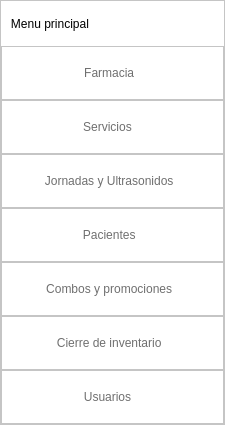
           <widget class="QFrame" name="frame_21">
            <property name="sizePolicy">
             <sizepolicy hsizetype="Fixed" vsizetype="Fixed">
              <horstretch>0</horstretch>
              <verstretch>0</verstretch>
             </sizepolicy>
            </property>
            <property name="minimumSize">
             <size>
              <width>225</width>
              <height>425</height>
             </size>
            </property>
            <property name="maximumSize">
             <size>
              <width>16777215</width>
              <height>425</height>
             </size>
            </property>
            <property name="styleSheet">
             <string notr="true">background-color: rgb(255, 255, 255);</string>
            </property>
            <property name="frameShape">
             <enum>QFrame::StyledPanel</enum>
            </property>
            <property name="frameShadow">
             <enum>QFrame::Raised</enum>
            </property>
            <layout class="QVBoxLayout" name="verticalLayout_8">
             <property name="spacing">
              <number>0</number>
             </property>
             <property name="leftMargin">
              <number>0</number>
             </property>
             <property name="topMargin">
              <number>0</number>
             </property>
             <property name="rightMargin">
              <number>0</number>
             </property>
             <property name="bottomMargin">
              <number>0</number>
             </property>
             <item>
              <widget class="QLabel" name="label_11">
               <property name="minimumSize">
                <size>
                 <width>0</width>
                 <height>25</height>
                </size>
               </property>
               <property name="maximumSize">
                <size>
                 <width>16777215</width>
                 <height>45</height>
                </size>
               </property>
               <property name="styleSheet">
                <string notr="true">color: rgb(0, 0, 0);
font: bold 9pt &quot;Nunito&quot;;</string>
               </property>
               <property name="text">
                <string>   Menu principal</string>
               </property>
              </widget>
             </item>
             <item>
              <widget class="QFrame" name="frame_26">
               <property name="minimumSize">
                <size>
                 <width>0</width>
                 <height>45</height>
                </size>
               </property>
               <property name="frameShape">
                <enum>QFrame::StyledPanel</enum>
               </property>
               <property name="frameShadow">
                <enum>QFrame::Raised</enum>
               </property>
               <layout class="QHBoxLayout" name="horizontalLayout_19">
                <property name="spacing">
                 <number>0</number>
                </property>
                <property name="leftMargin">
                 <number>0</number>
                </property>
                <property name="topMargin">
                 <number>0</number>
                </property>
                <property name="rightMargin">
                 <number>0</number>
                </property>
                <property name="bottomMargin">
                 <number>0</number>
                </property>
                <item>
                 <widget class="QPushButton" name="btn_modulo_farmacia">
                  <property name="minimumSize">
                   <size>
                    <width>100</width>
                    <height>50</height>
                   </size>
                  </property>
                  <property name="layoutDirection">
                   <enum>Qt::LeftToRight</enum>
                  </property>
                  <property name="styleSheet">
                   <string notr="true">QPushButton{
border:Opx;
color: rgb(111, 111, 111);
font: bold 9pt &quot;Nunito&quot;;
}

QPushButton:hover{
background-color: rgb(248, 244, 244);
color: rgb(0, 0, 0);
font: bold 9pt &quot;Nunito&quot;;
}

</string>
                  </property>
                  <property name="text">
                   <string> Farmacia</string>
                  </property>
                  <property name="icon">
                   <iconset>
                    <normaloff>InterfaceImages/farmacia.png</normaloff>InterfaceImages/farmacia.png</iconset>
                  </property>
                  <property name="iconSize">
                   <size>
                    <width>25</width>
                    <height>25</height>
                   </size>
                  </property>
                 </widget>
                </item>
                <item>
                 <widget class="QFrame" name="FrameFarm">
                  <property name="minimumSize">
                   <size>
                    <width>10</width>
                    <height>0</height>
                   </size>
                  </property>
                  <property name="maximumSize">
                   <size>
                    <width>10</width>
                    <height>16777215</height>
                   </size>
                  </property>
                  <property name="styleSheet">
                   <string notr="true">QFrame {
    border-top-right-radius:25px;
	border-bottom-right-radius:25px;
}</string>
                  </property>
                  <property name="frameShape">
                   <enum>QFrame::StyledPanel</enum>
                  </property>
                  <property name="frameShadow">
                   <enum>QFrame::Raised</enum>
                  </property>
                 </widget>
                </item>
               </layout>
              </widget>
             </item>
             <item>
              <widget class="QFrame" name="frame_27">
               <property name="minimumSize">
                <size>
                 <width>0</width>
                 <height>45</height>
                </size>
               </property>
               <property name="frameShape">
                <enum>QFrame::StyledPanel</enum>
               </property>
               <property name="frameShadow">
                <enum>QFrame::Raised</enum>
               </property>
               <layout class="QHBoxLayout" name="horizontalLayout_18">
                <property name="spacing">
                 <number>0</number>
                </property>
                <property name="leftMargin">
                 <number>0</number>
                </property>
                <property name="topMargin">
                 <number>0</number>
                </property>
                <property name="rightMargin">
                 <number>0</number>
                </property>
                <property name="bottomMargin">
                 <number>0</number>
                </property>
                <item>
                 <widget class="QPushButton" name="btn_modulo_terapias">
                  <property name="minimumSize">
                   <size>
                    <width>0</width>
                    <height>50</height>
                   </size>
                  </property>
                  <property name="styleSheet">
                   <string notr="true">QPushButton{
border:Opx;
color: rgb(111, 111, 111);
font: bold 9pt &quot;Nunito&quot;;
}

QPushButton:hover{
background-color: rgb(248, 244, 244);
color: rgb(0, 0, 0);
font: bold 9pt &quot;Nunito&quot;;
}


</string>
                  </property>
                  <property name="text">
                   <string>Servicios</string>
                  </property>
                  <property name="icon">
                   <iconset>
                    <normaloff>InterfaceImages/divan.png</normaloff>InterfaceImages/divan.png</iconset>
                  </property>
                  <property name="iconSize">
                   <size>
                    <width>25</width>
                    <height>25</height>
                   </size>
                  </property>
                 </widget>
                </item>
                <item>
                 <widget class="QFrame" name="FrameTera">
                  <property name="minimumSize">
                   <size>
                    <width>10</width>
                    <height>0</height>
                   </size>
                  </property>
                  <property name="maximumSize">
                   <size>
                    <width>10</width>
                    <height>16777215</height>
                   </size>
                  </property>
                  <property name="styleSheet">
                   <string notr="true">QFrame {
    border-top-right-radius:25px;
	border-bottom-right-radius:25px;
}</string>
                  </property>
                  <property name="frameShape">
                   <enum>QFrame::StyledPanel</enum>
                  </property>
                  <property name="frameShadow">
                   <enum>QFrame::Raised</enum>
                  </property>
                 </widget>
                </item>
               </layout>
              </widget>
             </item>
             <item>
              <widget class="QFrame" name="frame_28">
               <property name="minimumSize">
                <size>
                 <width>0</width>
                 <height>45</height>
                </size>
               </property>
               <property name="frameShape">
                <enum>QFrame::StyledPanel</enum>
               </property>
               <property name="frameShadow">
                <enum>QFrame::Raised</enum>
               </property>
               <layout class="QHBoxLayout" name="horizontalLayout_20">
                <property name="spacing">
                 <number>0</number>
                </property>
                <property name="leftMargin">
                 <number>0</number>
                </property>
                <property name="topMargin">
                 <number>0</number>
                </property>
                <property name="rightMargin">
                 <number>0</number>
                </property>
                <property name="bottomMargin">
                 <number>0</number>
                </property>
                <item>
                 <widget class="QPushButton" name="btn_modulo_jornadas">
                  <property name="minimumSize">
                   <size>
                    <width>0</width>
                    <height>50</height>
                   </size>
                  </property>
                  <property name="styleSheet">
                   <string notr="true">QPushButton{
border:Opx;
color: rgb(111, 111, 111);
font: bold 9pt &quot;Nunito&quot;;
}

QPushButton:hover{
background-color: rgb(248, 244, 244);
color: rgb(0, 0, 0);
font: bold 9pt &quot;Nunito&quot;;
}

</string>
                  </property>
                  <property name="text">
                   <string> Jornadas y Ultrasonidos</string>
                  </property>
                  <property name="icon">
                   <iconset>
                    <normaloff>InterfaceImages/calendario.png</normaloff>InterfaceImages/calendario.png</iconset>
                  </property>
                  <property name="iconSize">
                   <size>
                    <width>25</width>
                    <height>25</height>
                   </size>
                  </property>
                 </widget>
                </item>
                <item>
                 <widget class="QFrame" name="FrameJorna">
                  <property name="minimumSize">
                   <size>
                    <width>10</width>
                    <height>0</height>
                   </size>
                  </property>
                  <property name="maximumSize">
                   <size>
                    <width>10</width>
                    <height>16777215</height>
                   </size>
                  </property>
                  <property name="styleSheet">
                   <string notr="true">QFrame {
    border-top-right-radius:25px;
	border-bottom-right-radius:25px;
}</string>
                  </property>
                  <property name="frameShape">
                   <enum>QFrame::StyledPanel</enum>
                  </property>
                  <property name="frameShadow">
                   <enum>QFrame::Raised</enum>
                  </property>
                 </widget>
                </item>
               </layout>
              </widget>
             </item>
             <item>
              <widget class="QFrame" name="frame_29">
               <property name="frameShape">
                <enum>QFrame::StyledPanel</enum>
               </property>
               <property name="frameShadow">
                <enum>QFrame::Raised</enum>
               </property>
               <layout class="QHBoxLayout" name="horizontalLayout_16">
                <property name="spacing">
                 <number>0</number>
                </property>
                <property name="leftMargin">
                 <number>0</number>
                </property>
                <property name="topMargin">
                 <number>0</number>
                </property>
                <property name="rightMargin">
                 <number>0</number>
                </property>
                <property name="bottomMargin">
                 <number>0</number>
                </property>
                <item>
                 <widget class="QPushButton" name="btn_modulo_pacientes">
                  <property name="minimumSize">
                   <size>
                    <width>0</width>
                    <height>50</height>
                   </size>
                  </property>
                  <property name="styleSheet">
                   <string notr="true">QPushButton{
border:Opx;
color: rgb(111, 111, 111);
font: bold 9pt &quot;Nunito&quot;;
}

QPushButton:hover{
background-color: rgb(248, 244, 244);
color: rgb(0, 0, 0);
font: bold 9pt &quot;Nunito&quot;;
}
</string>
                  </property>
                  <property name="text">
                   <string> Pacientes</string>
                  </property>
                  <property name="icon">
                   <iconset>
                    <normaloff>InterfaceImages/paciente.png</normaloff>InterfaceImages/paciente.png</iconset>
                  </property>
                  <property name="iconSize">
                   <size>
                    <width>25</width>
                    <height>25</height>
                   </size>
                  </property>
                 </widget>
                </item>
                <item>
                 <widget class="QFrame" name="FramePac">
                  <property name="minimumSize">
                   <size>
                    <width>10</width>
                    <height>0</height>
                   </size>
                  </property>
                  <property name="maximumSize">
                   <size>
                    <width>10</width>
                    <height>16777215</height>
                   </size>
                  </property>
                  <property name="styleSheet">
                   <string notr="true">QFrame {
    border-top-right-radius:25px;
	border-bottom-right-radius:25px;
}</string>
                  </property>
                  <property name="frameShape">
                   <enum>QFrame::StyledPanel</enum>
                  </property>
                  <property name="frameShadow">
                   <enum>QFrame::Raised</enum>
                  </property>
                 </widget>
                </item>
               </layout>
              </widget>
             </item>
             <item>
              <widget class="QFrame" name="frame_35">
               <property name="minimumSize">
                <size>
                 <width>0</width>
                 <height>45</height>
                </size>
               </property>
               <property name="frameShape">
                <enum>QFrame::StyledPanel</enum>
               </property>
               <property name="frameShadow">
                <enum>QFrame::Raised</enum>
               </property>
               <layout class="QHBoxLayout" name="horizontalLayout_22">
                <property name="spacing">
                 <number>0</number>
                </property>
                <property name="leftMargin">
                 <number>0</number>
                </property>
                <property name="topMargin">
                 <number>0</number>
                </property>
                <property name="rightMargin">
                 <number>0</number>
                </property>
                <property name="bottomMargin">
                 <number>0</number>
                </property>
                <item>
                 <widget class="QPushButton" name="btn_modulo_combos">
                  <property name="minimumSize">
                   <size>
                    <width>0</width>
                    <height>50</height>
                   </size>
                  </property>
                  <property name="styleSheet">
                   <string notr="true">QPushButton{
border:Opx;
color: rgb(111, 111, 111);
font: bold 9pt &quot;Nunito&quot;;
}

QPushButton:hover{
background-color: rgb(248, 244, 244);
color: rgb(0, 0, 0);
font: bold 9pt &quot;Nunito&quot;;
}
</string>
                  </property>
                  <property name="text">
                   <string> Combos y promociones</string>
                  </property>
                  <property name="icon">
                   <iconset>
                    <normaloff>InterfaceImages/promocion.png</normaloff>InterfaceImages/promocion.png</iconset>
                  </property>
                  <property name="iconSize">
                   <size>
                    <width>25</width>
                    <height>25</height>
                   </size>
                  </property>
                 </widget>
                </item>
                <item>
                 <widget class="QFrame" name="FrameCombo">
                  <property name="minimumSize">
                   <size>
                    <width>10</width>
                    <height>0</height>
                   </size>
                  </property>
                  <property name="maximumSize">
                   <size>
                    <width>10</width>
                    <height>16777215</height>
                   </size>
                  </property>
                  <property name="styleSheet">
                   <string notr="true">QFrame {
    border-top-right-radius:25px;
	border-bottom-right-radius:25px;
}</string>
                  </property>
                  <property name="frameShape">
                   <enum>QFrame::StyledPanel</enum>
                  </property>
                  <property name="frameShadow">
                   <enum>QFrame::Raised</enum>
                  </property>
                 </widget>
                </item>
               </layout>
              </widget>
             </item>
             <item>
              <widget class="QFrame" name="frame_30">
               <property name="frameShape">
                <enum>QFrame::StyledPanel</enum>
               </property>
               <property name="frameShadow">
                <enum>QFrame::Raised</enum>
               </property>
               <layout class="QHBoxLayout" name="horizontalLayout_15">
                <property name="spacing">
                 <number>0</number>
                </property>
                <property name="leftMargin">
                 <number>0</number>
                </property>
                <property name="topMargin">
                 <number>0</number>
                </property>
                <property name="rightMargin">
                 <number>0</number>
                </property>
                <property name="bottomMargin">
                 <number>0</number>
                </property>
                <item>
                 <widget class="QPushButton" name="btn_modulo_cierre">
                  <property name="minimumSize">
                   <size>
                    <width>0</width>
                    <height>50</height>
                   </size>
                  </property>
                  <property name="styleSheet">
                   <string notr="true">QPushButton{
border:Opx;
color: rgb(111, 111, 111);
font: bold 9pt &quot;Nunito&quot;;
}

QPushButton:hover{
background-color: rgb(248, 244, 244);
color: rgb(0, 0, 0);
font: bold 9pt &quot;Nunito&quot;;
}
</string>
                  </property>
                  <property name="text">
                   <string> Cierre de inventario</string>
                  </property>
                  <property name="icon">
                   <iconset>
                    <normaloff>InterfaceImages/cierre.png</normaloff>InterfaceImages/cierre.png</iconset>
                  </property>
                  <property name="iconSize">
                   <size>
                    <width>25</width>
                    <height>25</height>
                   </size>
                  </property>
                 </widget>
                </item>
                <item>
                 <widget class="QFrame" name="FrameCierre">
                  <property name="minimumSize">
                   <size>
                    <width>10</width>
                    <height>0</height>
                   </size>
                  </property>
                  <property name="maximumSize">
                   <size>
                    <width>10</width>
                    <height>16777215</height>
                   </size>
                  </property>
                  <property name="styleSheet">
                   <string notr="true">QFrame {
    border-top-right-radius:25px;
	border-bottom-right-radius:25px;
}</string>
                  </property>
                  <property name="frameShape">
                   <enum>QFrame::StyledPanel</enum>
                  </property>
                  <property name="frameShadow">
                   <enum>QFrame::Raised</enum>
                  </property>
                 </widget>
                </item>
               </layout>
              </widget>
             </item>
             <item>
              <widget class="QFrame" name="frame_31">
               <property name="frameShape">
                <enum>QFrame::StyledPanel</enum>
               </property>
               <property name="frameShadow">
                <enum>QFrame::Raised</enum>
               </property>
               <layout class="QHBoxLayout" name="horizontalLayout_38">
                <property name="spacing">
                 <number>0</number>
                </property>
                <property name="leftMargin">
                 <number>0</number>
                </property>
                <property name="topMargin">
                 <number>0</number>
                </property>
                <property name="rightMargin">
                 <number>0</number>
                </property>
                <property name="bottomMargin">
                 <number>0</number>
                </property>
                <item>
                 <widget class="QPushButton" name="btn_modulo_usuarios">
                  <property name="minimumSize">
                   <size>
                    <width>0</width>
                    <height>50</height>
                   </size>
                  </property>
                  <property name="styleSheet">
                   <string notr="true">QPushButton{
border:Opx;
color: rgb(111, 111, 111);
font: bold 9pt &quot;Nunito&quot;;
}

QPushButton:hover{
background-color: rgb(248, 244, 244);
color: rgb(0, 0, 0);
font: bold 9pt &quot;Nunito&quot;;
}
</string>
                  </property>
                  <property name="text">
                   <string>Usuarios</string>
                  </property>
                  <property name="icon">
                   <iconset>
                    <normaloff>InterfaceImages/avatar.png</normaloff>InterfaceImages/avatar.png</iconset>
                  </property>
                  <property name="iconSize">
                   <size>
                    <width>25</width>
                    <height>25</height>
                   </size>
                  </property>
                 </widget>
                </item>
                <item>
                 <widget class="QFrame" name="FrameUsuarios">
                  <property name="minimumSize">
                   <size>
                    <width>10</width>
                    <height>0</height>
                   </size>
                  </property>
                  <property name="maximumSize">
                   <size>
                    <width>10</width>
                    <height>16777215</height>
                   </size>
                  </property>
                  <property name="styleSheet">
                   <string notr="true">QFrame {
    border-top-right-radius:25px;
	border-bottom-right-radius:25px;
}</string>
                  </property>
                  <property name="frameShape">
                   <enum>QFrame::StyledPanel</enum>
                  </property>
                  <property name="frameShadow">
                   <enum>QFrame::Raised</enum>
                  </property>
                 </widget>
                </item>
               </layout>
              </widget>
             </item>
            </layout>
           </widget>
